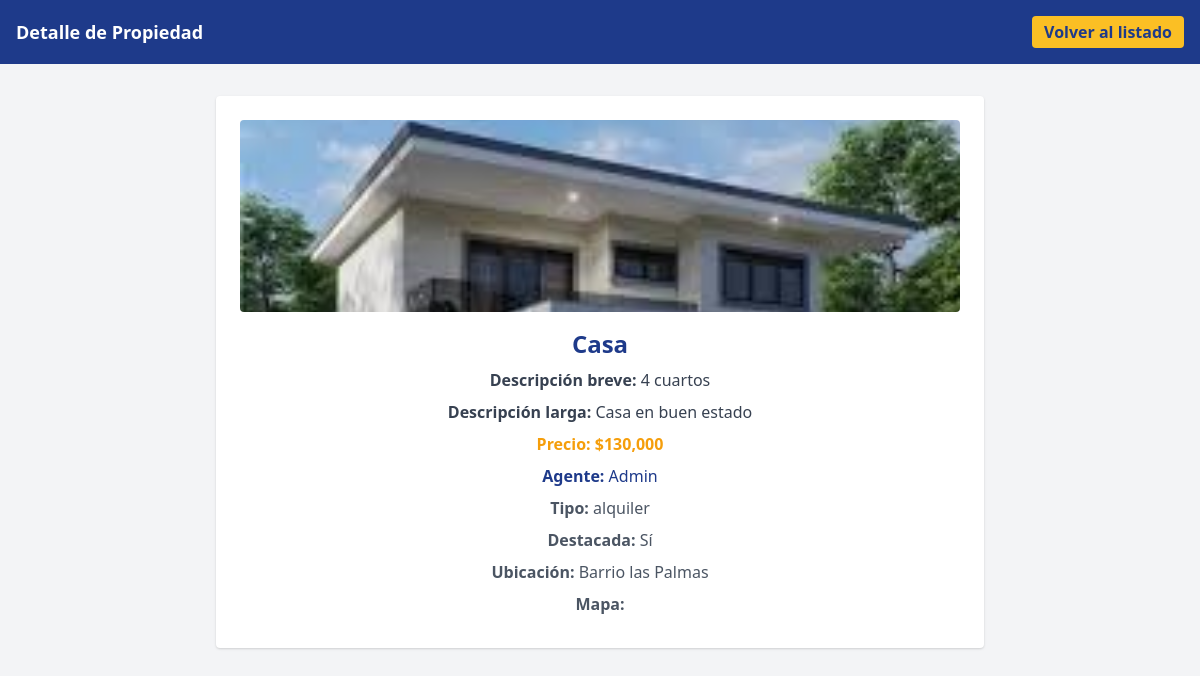
Before: /propiedades/detalle.php?id=1 with the older database file.
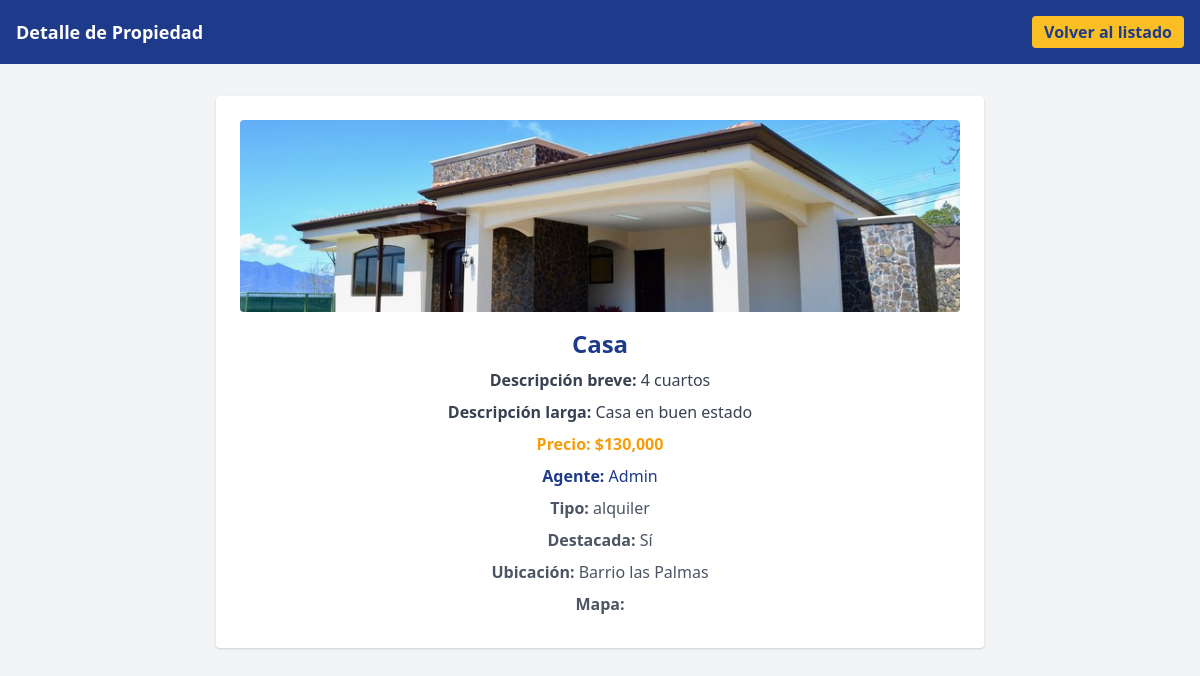
After: the same page with the newer database file.
### tables this page shows
CREATE TABLE `propiedades` (
  `id` int(11) NOT NULL,
  `tipo` enum('alquiler','venta') NOT NULL,
  `destacada` tinyint(1) DEFAULT 0,
  `titulo` varchar(100) NOT NULL,
  `descripcion_breve` varchar(255) NOT NULL,
  `precio` decimal(12,2) NOT NULL,
  `agente_id` int(11) NOT NULL,
  `imagen_destacada` varchar(255) DEFAULT NULL,
  `descripcion_larga` text DEFAULT NULL,
  `mapa` varchar(255) DEFAULT NULL,
  `ubicacion` varchar(255) DEFAULT NULL,
  `fecha_creacion` timestamp NOT NULL DEFAULT current_timestamp()
);

CREATE TABLE `usuarios` (
  `id` int(11) NOT NULL,
  `nombre` varchar(100) NOT NULL,
  `telefono` varchar(20) DEFAULT NULL,
  `correo` varchar(100) DEFAULT NULL,
  `email` varchar(100) DEFAULT NULL,
  `usuario` varchar(50) NOT NULL,
  `contrasena` varchar(255) NOT NULL,
  `privilegio` enum('administrador','agente') NOT NULL,
  `imagen` varchar(255) DEFAULT NULL,
  `color_principal` varchar(8) NOT NULL DEFAULT '#25344b',
  `color_secundario` varchar(8) NOT NULL DEFAULT '#ffe600'
);

### propiedades/detalle.php (the view, shortened to what this page needs)
<?php
require_once '../includes/db.php';
$id = $_GET['id'] ?? null;
$stmt = $conn->prepare('SELECT p.*, u.nombre as agente FROM propiedades p JOIN usuarios u ON p.agente_id = u.id WHERE p.id = ?');
$stmt->bind_param('i', $id);
$stmt->execute();
$p = $stmt->get_result()->fetch_assoc();
?>
<!DOCTYPE html>
<html lang="es">
<head>
    <link href="https://cdn.jsdelivr.net/npm/tailwindcss@2.2.19/dist/tailwind.min.css" rel="stylesheet">
</head>
<body class="bg-gray-100 min-h-screen">
    <header class="bg-blue-900 text-white p-4 flex justify-between items-center">
        <span class="font-bold text-lg">Detalle de Propiedad</span>
        <a href="listar.php" class="bg-yellow-400 text-blue-900 px-3 py-1 rounded font-bold">Volver al listado</a>
    </header>
    <main class="max-w-3xl mx-auto py-8">
        <div class="bg-white rounded shadow p-6 flex flex-col items-center">
            <?php if($p['imagen_destacada']): ?>
            <img src="../<?= htmlspecialchars($p['imagen_destacada']) ?>" alt="<?= htmlspecialchars($p['titulo']) ?>" class="h-48 w-full object-cover mb-4 rounded">
            <?php endif; ?>
            <h1 class="text-2xl font-bold mb-2 text-blue-900"><?= htmlspecialchars($p['titulo']) ?></h1>
            <p class="mb-2 text-gray-700 text-center"><span class="font-bold">Descripción breve:</span> <?= htmlspecialchars($p['descripcion_breve'] ?? $p['descripcion']) ?></p>
            <p class="mb-2 text-gray-700 text-center"><span class="font-bold">Descripción larga:</span> <?= nl2br(htmlspecialchars($p['descripcion_larga'] ?? '')) ?></p>
            <p class="font-bold text-yellow-500 mb-2">Precio: $<?= number_format($p['precio'],0) ?></p>
            <p class="mb-2 text-blue-900"><span class="font-bold">Agente:</span> <?= htmlspecialchars($p['agente']) ?></p>
            <p class="mb-2 text-gray-600"><span class="font-bold">Tipo:</span> <?= htmlspecialchars($p['tipo']) ?></p>
            <p class="mb-2 text-gray-600"><span class="font-bold">Destacada:</span> <?= $p['destacada'] ? 'Sí' : 'No' ?></p>
            <p class="mb-2 text-gray-600"><span class="font-bold">Ubicación:</span> <?= htmlspecialchars($p['ubicacion'] ?? '') ?></p>
            <p class="mb-2 text-gray-600"><span class="font-bold">Mapa:</span> <?php if(!empty($p['mapa'])): ?><a href="<?= htmlspecialchars($p['mapa']) ?>" target="_blank" class="text-blue-900 underline">Ver mapa</a><?php endif; ?></p>
        </div>
    </main>
</body>
</html>

Changed rows visible on the page:
changed propiedades "Casa": imagen_destacada: a different picture
